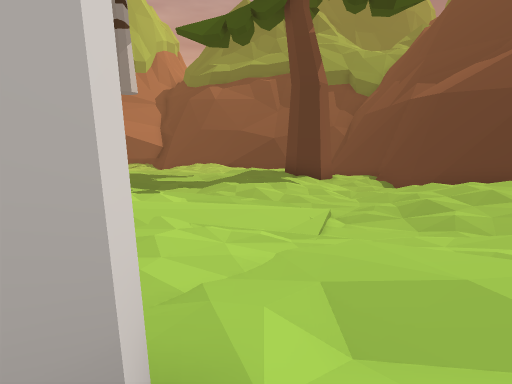
[1] (above)

24 first-person views from a walk through a Unity game level. The camera is 1.4 m above the floor, tilts 6° down and sees 70° across. The floor is counted in squares, 2 m on a side. Each view is taken from the middle of a square. On the plan, view 1 faces up. The plan holds only what a view shows up to about 11 squares ahead; the rest is blank. The place goes on beyond the plan. The player is left out. Some animated figures are left out.

[2]
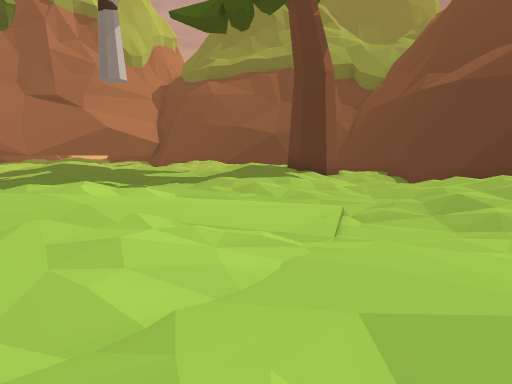

[3]
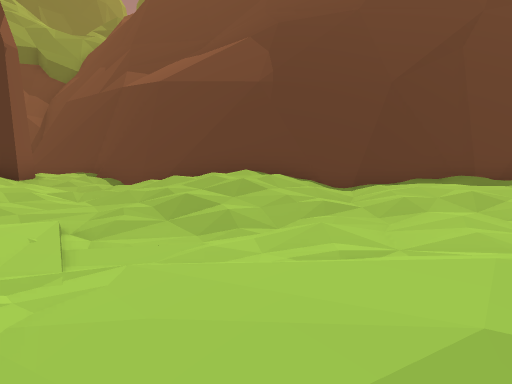

[4]
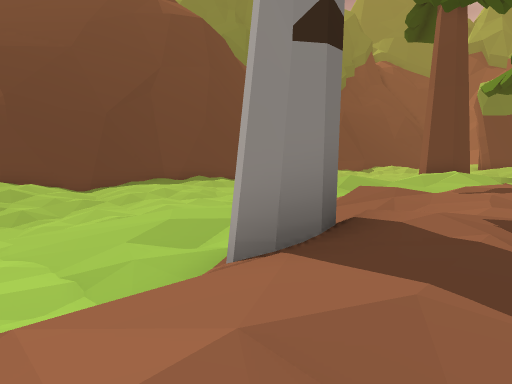

[5]
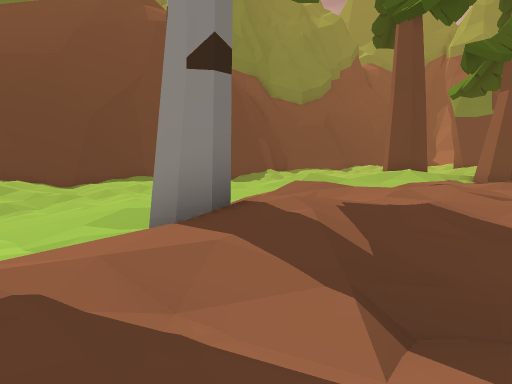

[6]
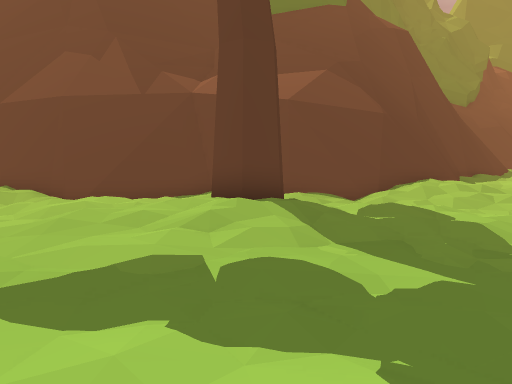

[7]
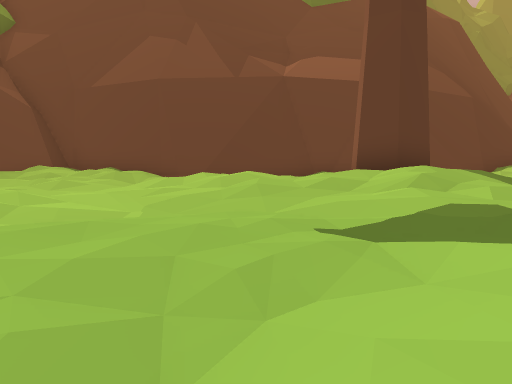

[8]
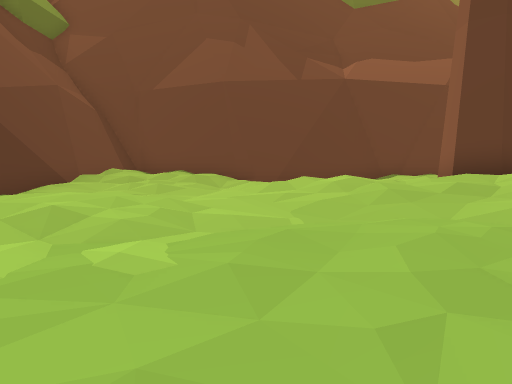

[9]
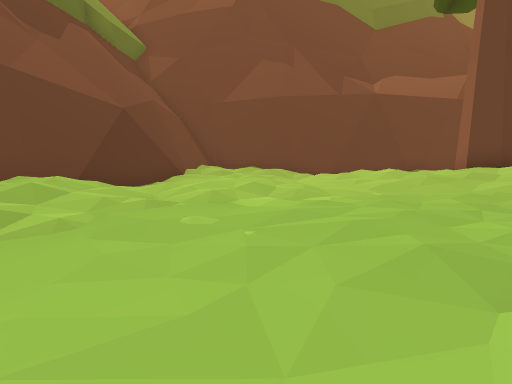

[10]
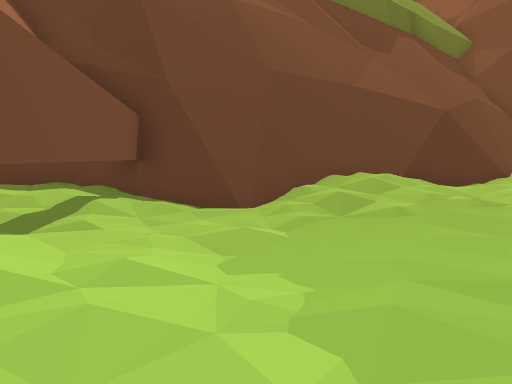

[11]
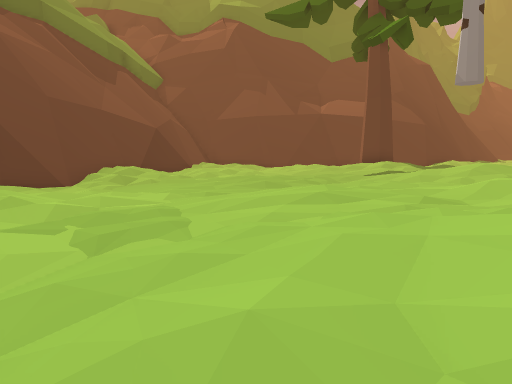

[12]
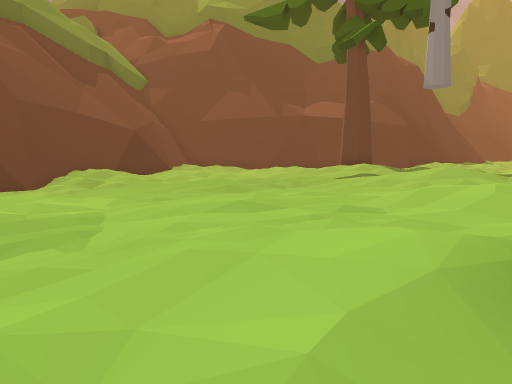

[13]
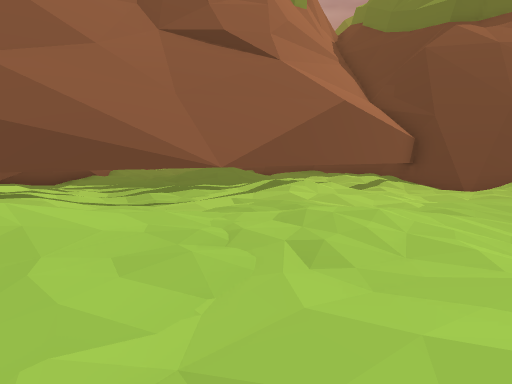

[14]
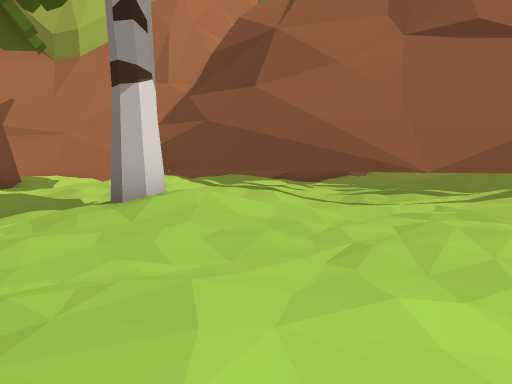

[15]
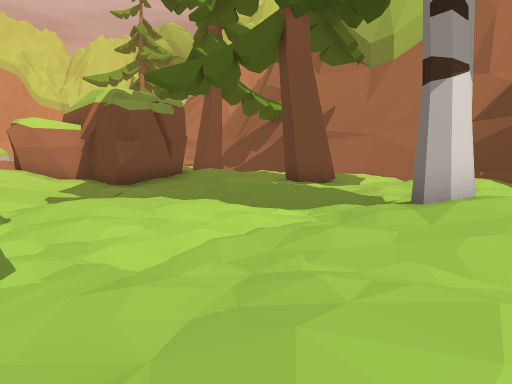

[16]
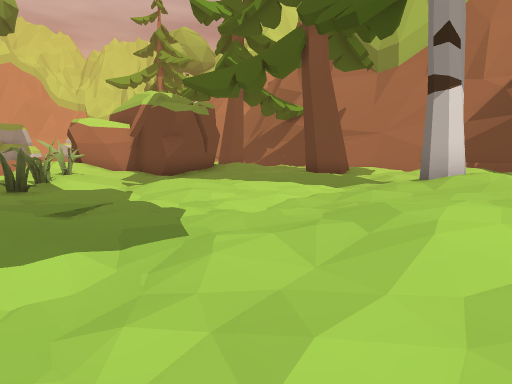

[17]
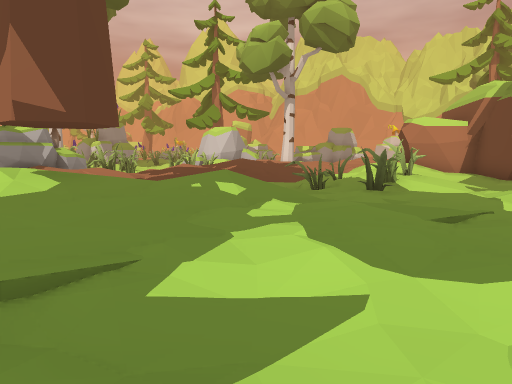

[18]
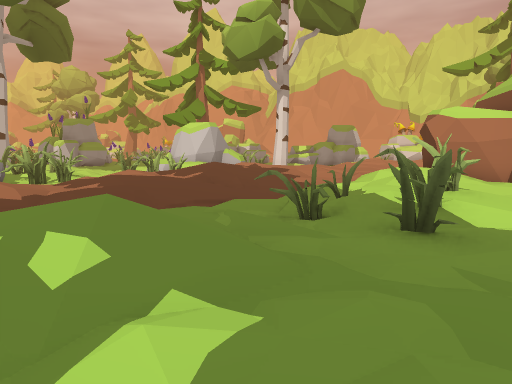

[19]
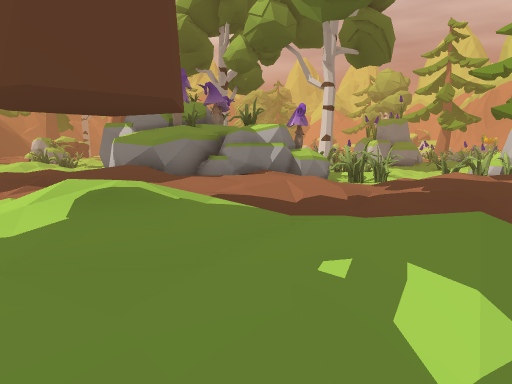

[20]
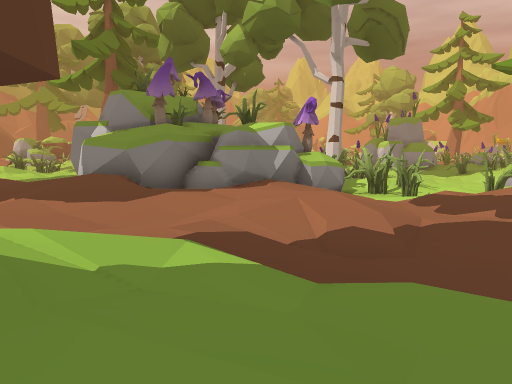

[21]
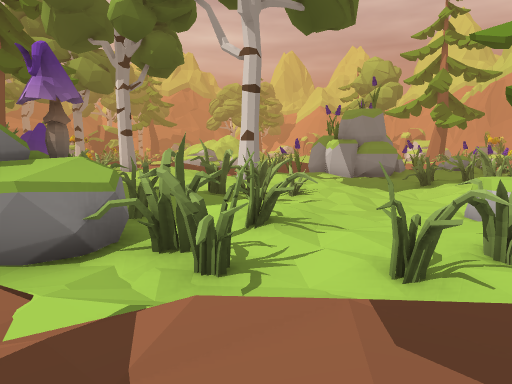

[22]
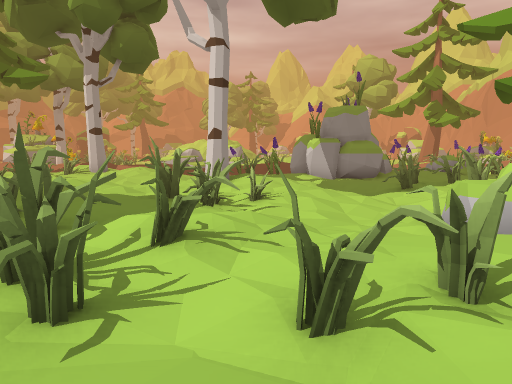

[23]
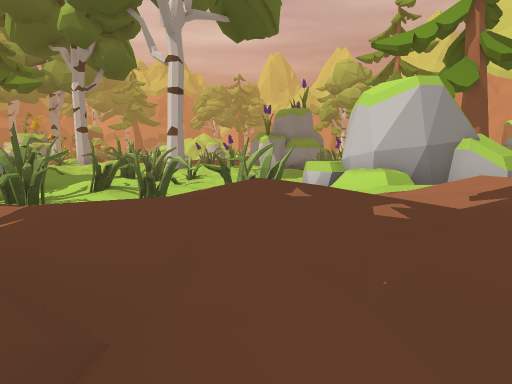

[24]
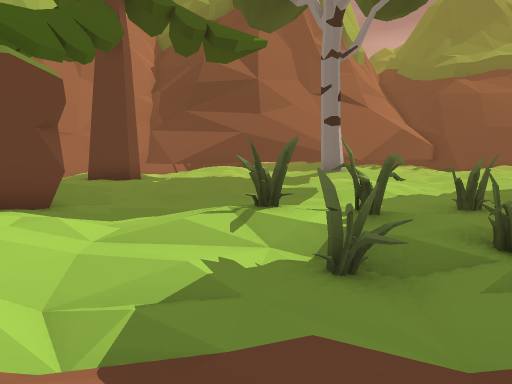

### Floor plan
Key: @ floor where view 1 was taken; # wall or solid block; . main floor; : floor 0.25 m higher than the main floor; - floor 0.25 m lower than the main floor; + floor 0.5 m higher than the main floor; _ floor 0.5 m lower than the main floor; * floor 0.75 m higher than the main floor; < floor 0.75 m lower than the main floor; % floor 1 m higher than the main floor; / step, stairs or slope; M mushroom; O other object.
Columns run from 22 left of view 1 to 9 right of it. Each row starts with its distance up from view 1.
 26              ####
 25             ###/##
 24            ##___######
 23           ##.____////######
 22         ###/--___--/-- -./##
 21     #####-----------.. --..#
 20   ###..-------------..---..#
 19    +:......:.--_----./-__/##
 18   ::  .+::.:.--_----_--..-#
 17 ...... #+:.:...-_---_-.:. #
 16 -...--.:::.:....__---.::. ##
 15   .:.-..:./++..-..---.::.--#
 14 -.:..-.:..:++.-.::.../::...#
 13 -...-.::.-...-.:*+:..:+:#..#
 12 -----.::..----.:+::.-.::/-##
 11 -___-.:/-....-..::..-...-_##
 10 #__----...::..- ....-...-_##
  9 #-_-./-O...:... ..----.-/-.##
  8 ..-.OOO.-/::::     .--___.::#
  7 #/::/..O-/*:::     :.--/_-/:##
  6 #*:.-O-O- ++#      :..-/<-..-###
  5  /./-_---.::/      :.-__<_--../#
  4  /.:.-..:..::       --___-_...-.
  3    :///::./.../.    ___-.---..
  2   ++**:+::++.:::.  //_-/..----
  1   +/%*+/::+++++//++++#-./   -
  0  *:   //..:+:/%* ++/*%@:+  -.
 -1  /+ OOOO--#####/++++/* :*  .:
 -2 #// OOOOO#######   .+*++*   /+
 -3 ###...OO-#           ::+*  .::
 -4   #---.:.O            :+* :::+
 -5  ##___//..OM            ++::/*
 -6  #/_<_-O.::                .//
 -7   /_-.OOO:./
 -8  O--...OO-./
 -9  .--.:.---.:
-10   O_-.:.--.

Positions as (right, up) in squares from view 1, and headings:
1: (0, 0), facing up
2: (0, 1), facing up
3: (0, 2), facing up-right
4: (-4, 1), facing right
5: (-5, 0), facing right
6: (-6, 13), facing right
7: (-6, 16), facing right
8: (-6, 18), facing right
9: (-9, 20), facing right
10: (-10, 20), facing up-right
11: (-16, 19), facing right
12: (-16, 18), facing right
13: (-12, 14), facing up
14: (-10, 14), facing up-left
15: (-10, 14), facing left
16: (-8, 13), facing left
17: (-8, 12), facing down-left
18: (-11, 10), facing down-left
19: (-11, 9), facing down
20: (-11, 7), facing down
21: (-15, 2), facing down
22: (-16, 1), facing down
23: (-18, 4), facing down
24: (-18, 3), facing up
